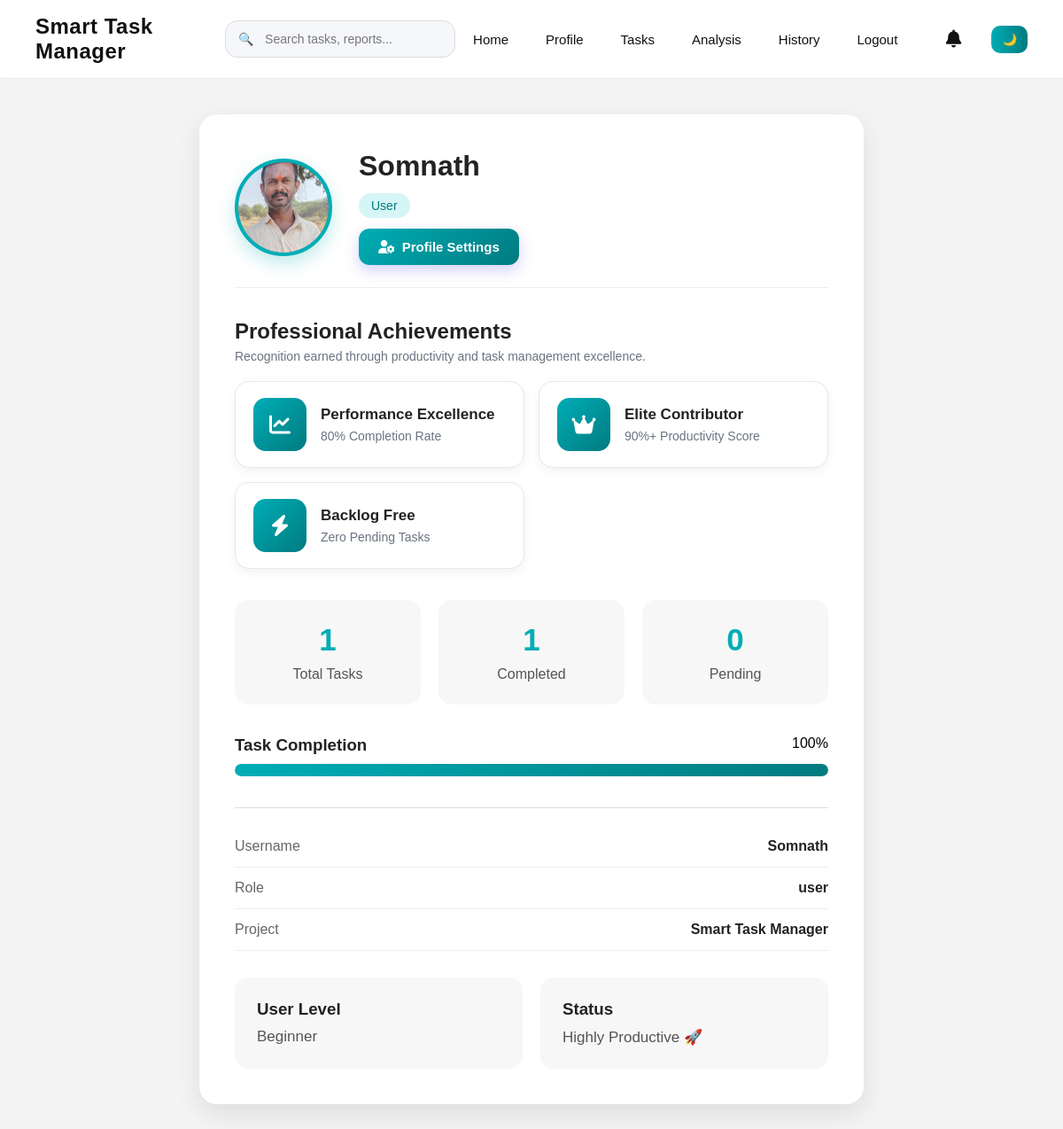
Screenshot of /profile (signed in) with the database file from the repository.
### tables this page shows
CREATE TABLE users (
    id INTEGER PRIMARY KEY AUTOINCREMENT,
    username TEXT UNIQUE,
    password TEXT,
    role TEXT DEFAULT 'user',
    profile_pic TEXT DEFAULT 'default.png'
);

### app.py (the view)
@app.route('/profile')
def profile():
    if 'user' not in session:
        return redirect('/login')
    user_id = session['user_id']
    username = session['user']
    conn = sqlite3.connect("data.db")
    c = conn.cursor()
    c.execute("SELECT * FROM users WHERE id=?", (user_id,))
    user = c.fetchone()
    if not user:
        conn.close()
        return redirect('/login')
    profile_pic = user[4] if user[4] else "default.png"
    c.execute(
        "SELECT COUNT(*) FROM tasks WHERE username=?",
        (username,)
    )
    total_tasks = c.fetchone()[0]
    c.execute(
        "SELECT COUNT(*) FROM tasks WHERE username=? AND status='completed'",
        (username,)
    )
    completed_tasks = c.fetchone()[0]
    c.execute(
        "SELECT COUNT(*) FROM tasks WHERE username=? AND status='pending'",
        (username,)
    )
    pending_tasks = c.fetchone()[0]
    conn.close()
    if total_tasks > 0:
        completion_percentage = int(
            (completed_tasks / total_tasks) * 100
        )
    else:
        completion_percentage = 0
    if completed_tasks >= 20:
        user_level = "Task Master"
    elif completed_tasks >= 10:
        user_level = "Productive User"
    else:
        user_level = "Beginner"
    return render_template(
    'profile.html',
    username=username,
    role=session['role'],
    total_tasks=total_tasks,
    completed_tasks=completed_tasks,
    pending_tasks=pending_tasks,
    completion_percentage=completion_percentage,
    user_level=user_level,
    profile_pic=profile_pic
)

### app.py (called while the page is built)
@app.context_processor
def notification_count():
    if 'user' not in session:
        return dict(unread_count=0)
    conn = sqlite3.connect("data.db")
    c = conn.cursor()
    c.execute("""
        SELECT COUNT(*)
        FROM notifications
        WHERE username=?
        AND is_read=0
    """, (session['user'],))
    count = c.fetchone()[0]
    conn.close()
    return dict(unread_count=count)

### templates/profile.html (shortened to what this page needs)
{% extends "base.html" %}
{% block content %}
<div class="profile-container">
    <div class="profile-card">
        <div class="profile-top">
            <div class="profile-avatar">
                {% set default_img = url_for('static', filename='uploads/default.png') %}
                <img src="{{ url_for('static', filename='uploads/' + (profile_pic or 'default.png')) }}"
                    onerror="this.onerror=null;this.src='{{ default_img }}'">
            </div>
            <div class="profile-user-info">
                <h1>{{ username }}</h1>
                <p class="role-badge">
                    {{ role }}
                </p>
                <a href="{{ url_for('edit_profile') }}" class="profile-btn">
                    <i class="fas fa-user-cog"></i>
                    Profile Settings
                </a>
            </div>
        </div>
        <div class="achievement-section">
            <div class="achievement-header">
                <h3>Professional Achievements</h3>
                <p>Recognition earned through productivity and task management excellence.</p>
            </div>
            <div class="badge-grid">
                {% if completion_percentage >= 80 %}
                <div class="achievement-card">
                    <div class="achievement-icon">
                        <i class="fas fa-chart-line"></i>
                    </div>
                    <div class="achievement-content">
                        <h4>Performance Excellence</h4>
                        <span>80% Completion Rate</span>
                    </div>
                </div>
                {% endif %}
                {% if completion_percentage >= 90 %}
                <div class="achievement-card">
                    <div class="achievement-icon">
                        <i class="fas fa-crown"></i>
                    </div>
                    <div class="achievement-content">
                        <h4>Elite Contributor</h4>
                        <span>90%+ Productivity Score</span>
                    </div>
                </div>
                {% endif %}
                {% if pending_tasks == 0 and total_tasks > 0 %}
                <div class="achievement-card">
                    <div class="achievement-icon">
                        <i class="fas fa-bolt"></i>
                    </div>
                    <div class="achievement-content">
                        <h4>Backlog Free</h4>
                        <span>Zero Pending Tasks</span>
                    </div>
                </div>
                {% endif %}
            </div>
        </div>
        <div class="profile-stats">
            <div class="stat-card">
                <h2>{{ total_tasks }}</h2>
                <p>Total Tasks</p>
            </div>
            <div class="stat-card">
                <h2>{{ completed_tasks }}</h2>
                <p>Completed</p>
            </div>
            <div class="stat-card">
                <h2>{{ pending_tasks }}</h2>
                <p>Pending</p>
            </div>
        </div>
        <div class="progress-section">
            <div class="progress-header">
                <h3>Task Completion</h3>
                <span>{{ completion_percentage }}%</span>
            </div>
            <div class="progress-bar">
                <div class="progress-fill" style="--progress: {{ completion_percentage }}%;">
                </div>
            </div>
        </div>
        <div class="profile-info">
            <div class="info-row">
                <span>Username</span>
                <strong>{{ username }}</strong>
            </div>
            <div class="info-row">
                <span>Role</span>
                <strong>{{ role }}</strong>
            </div>
            <div class="info-row">
                <span>Project</span>
                <strong>Smart Task Manager</strong>
            </div>
        </div>
        <div class="extra-section">
            <div class="extra-card">
                <h3>User Level</h3>
                <p>{{ user_level }}</p>
            </div>
            <div class="extra-card">
                <h3>Status</h3>
                <p>
                    {% if completion_percentage >= 70 %}
                    Highly Productive 🚀
                    {% elif completion_percentage >= 40 %}
                    Improving 📈
                    {% else %}
                    Keep Going 💪
                    {% endif %}
                </p>
            </div>
        </div>
    </div>
</div>
{% endblock %}

### static/style.css (style rules this page uses)
body, nav, .login-box, .task-item, .card, .stat-card, .extra-card, table, input, button { transition: background-color 0.3s ease, color 0.3s ease, border-color 0.3s ease; }
* { margin: 0; padding: 0; box-sizing: border-box; }
body { font-family: Arial, sans-serif; background-color: #f4f4f4; }
.profile-container { min-height: 90vh; display: flex; justify-content: center; align-items: center; padding: 40px 20px; }
.profile-card { width: 100%; max-width: 750px; background: white; padding: 40px; border-radius: 20px; box-shadow: 0 10px 30px rgba(0, 0, 0, 0.1); }
.profile-top { display: flex; align-items: center; gap: 25px; margin-bottom: 40px; }
.profile-avatar { width: 90px; height: 90px; border-radius: 50%; background: linear-gradient(135deg, #00adb5, #007b80); color: white; display: flex; justify-content: center; align-items: center; font-size: 35px; font-weight: bold; }
.profile-top h1 { color: #222; margin-bottom: 8px; }
.role-badge { display: inline-block; background: #d6f5f6; color: #007b80; padding: 6px 14px; border-radius: 20px; font-size: 14px; text-transform: capitalize; }
.profile-stats { display: flex; gap: 20px; flex-wrap: wrap; margin-bottom: 35px; }
.stat-card { flex: 1; min-width: 180px; background: #f7f7f7; padding: 25px; border-radius: 15px; text-align: center; transition: 0.3s; }
.stat-card h2 { font-size: 35px; color: #00adb5; margin-bottom: 10px; }
.stat-card p { color: #555; }
.profile-info { border-top: 1px solid #ddd; padding-top: 20px; }
.info-row { display: flex; justify-content: space-between; padding: 14px 0; border-bottom: 1px solid #eee; }
.info-row span { color: #666; }
.info-row strong { color: #222; }
.progress-section { margin-bottom: 35px; }
.progress-header { display: flex; justify-content: space-between; margin-bottom: 10px; }
.progress-header h3 { color: #222; }
.progress-bar { width: 100%; height: 14px; background: #e5e7eb; border-radius: 20px; overflow: hidden; }
.progress-fill { height: 100%; width: var(--progress); background: linear-gradient(90deg, #00adb5, #007b80); border-radius: 20px; }
.extra-section { display: flex; gap: 20px; margin-top: 30px; flex-wrap: wrap; }
.extra-card { flex: 1; min-width: 220px; background: #f7f7f7; padding: 25px; border-radius: 15px; }
.extra-card h3 { margin-bottom: 10px; color: #222; }
.extra-card p { color: #555; font-size: 17px; }
html { scroll-behavior: smooth; }
.profile-avatar { width: 110px; height: 110px; border-radius: 50%; overflow: hidden; border: 4px solid #00adb5; box-shadow: 0 8px 20px rgba(0, 173, 181, 0.25); flex-shrink: 0; }
.profile-avatar img { width: 100%; height: 100%; object-fit: cover; display: block; }
.profile-top { display:flex; align-items:center; gap:30px; padding-bottom:25px; border-bottom:1px solid #eee; margin-bottom:35px; }
.profile-user-info { display:flex; flex-direction:column; align-items:flex-start; gap:12px; }
.profile-top h1 { font-size:32px; font-weight:700; color:#222; margin:0; }
.profile-btn { display:inline-flex; align-items:center; gap:8px; padding:12px 22px; background: linear-gradient( 135deg, #00adb5, #007b80 ); color:white; text-decoration:none; border-radius:12px; font-size:15px; font-weight:600; transition:all .3s ease; box-shadow:0 6px 16px rgba(79,70,229,.25); }
.achievement-section { margin: 35px 0; }
.achievement-header { margin-bottom: 20px; }
.achievement-header h3 { font-size: 24px; font-weight: 700; color: #222; margin-bottom: 6px; }
.achievement-header p { color: #6b7280; font-size: 14px; }
.badge-grid { display: grid; grid-template-columns: repeat(auto-fit, minmax(280px, 1fr)); gap: 16px; }
.achievement-card { display: flex; align-items: center; gap: 16px; padding: 18px 20px; background: white; border: 1px solid #e5e7eb; border-radius: 16px; transition: all 0.3s ease; box-shadow: 0 4px 12px rgba(0,0,0,0.05); }
.achievement-icon { width: 60px; height: 60px; flex-shrink: 0; border-radius: 14px; background: linear-gradient( 135deg, #00adb5, #007b80 ); display: flex; justify-content: center; align-items: center; }
.achievement-icon i { color: white; font-size: 24px; }
.achievement-content h4 { font-size: 17px; font-weight: 700; color: #222; margin-bottom: 5px; }
.achievement-content span { font-size: 14px; color: #6b7280; }

### rows the page displays
users: profile_pic (picture), username "Somnath", role "User", role "user"

### other values shown
{{ total_tasks }} "1"
{{ completed_tasks }} "1"
{{ pending_tasks }} "0"
{{ completion_percentage }} "100"
{{ user_level }} "Beginner"
